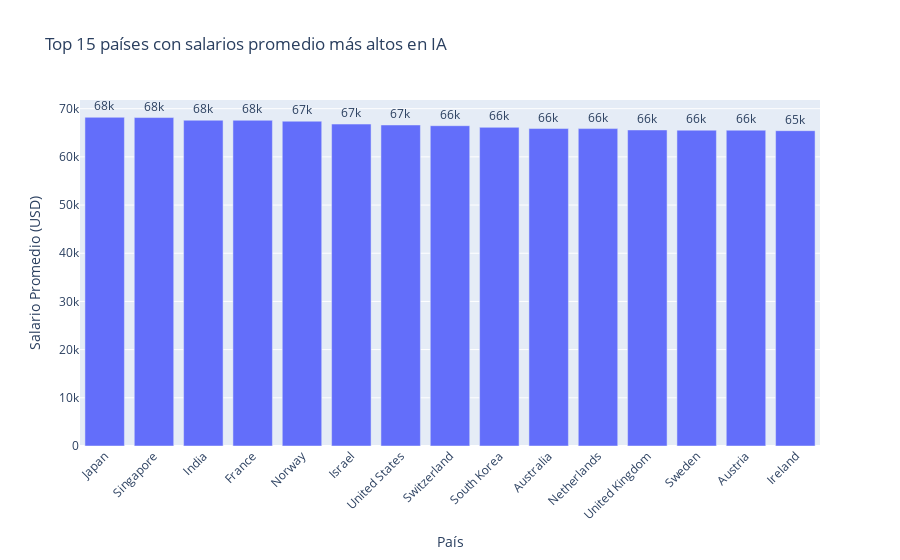

This figure's notebook cell:
### Code cell
import pandas as pd
import plotly.express as px

# --- Pregunta 1: Países con mejores salarios ---
top_salaries_by_country = (
    df.groupby('company_location')['salary_usd']
    .mean()
    .sort_values(ascending=False)
    .head(15)
    .reset_index()
)

fig = px.bar(
    top_salaries_by_country,
    x='company_location',
    y='salary_usd',
    title='Top 15 países con salarios promedio más altos en IA',
    labels={'company_location': 'País', 'salary_usd': 'Salario Promedio (USD)'},
    text='salary_usd'
)
fig.update_traces(texttemplate='%{text:.2s}', textposition='outside')
fig.update_layout(xaxis_tickangle=-45)

fig.show()

### Figure 1 — Plotly figure (JSON) as saved in the notebook; plotly's stock layout.template omitted (floating-point values rounded to 4 significant figures)
{"data": [{"hovertemplate": "País=%{x}<br>Salario Promedio (USD)=%{text}<extra></extra>", "legendgroup": "", "marker": {"color": "#636efa", "pattern": {"shape": ""}}, "name": "", "orientation": "v", "showlegend": false, "text": [68210.0, 68160.0, 67610.0, 67600.0, 67400.0, 66810.0, 66620.0, 66470.0, 66130.0, 65880.0, 65870.0, 65580.0, 65540.0, 65540.0, 65440.0], "textposition": "outside", "texttemplate": "%{text:.2s}", "type": "bar", "x": ["Japan", "Singapore", "India", "France", "Norway", "Israel", "United States", "Switzerland", "South Korea", "Australia", "Netherlands", "United Kingdom", "Sweden", "Austria", "Ireland"], "xaxis": "x", "y": [68210.0, 68160.0, 67610.0, 67600.0, 67400.0, 66810.0, 66620.0, 66470.0, 66130.0, 65880.0, 65870.0, 65580.0, 65540.0, 65540.0, 65440.0], "yaxis": "y"}], "layout": {"barmode": "relative", "legend": {"tracegroupgap": 0}, "title": {"text": "Top 15 países con salarios promedio más altos en IA"}, "xaxis": {"anchor": "y", "domain": [0, 1], "tickangle": -45, "title": {"text": "País"}}, "yaxis": {"anchor": "x", "domain": [0, 1], "title": {"text": "Salario Promedio (USD)"}}}}
